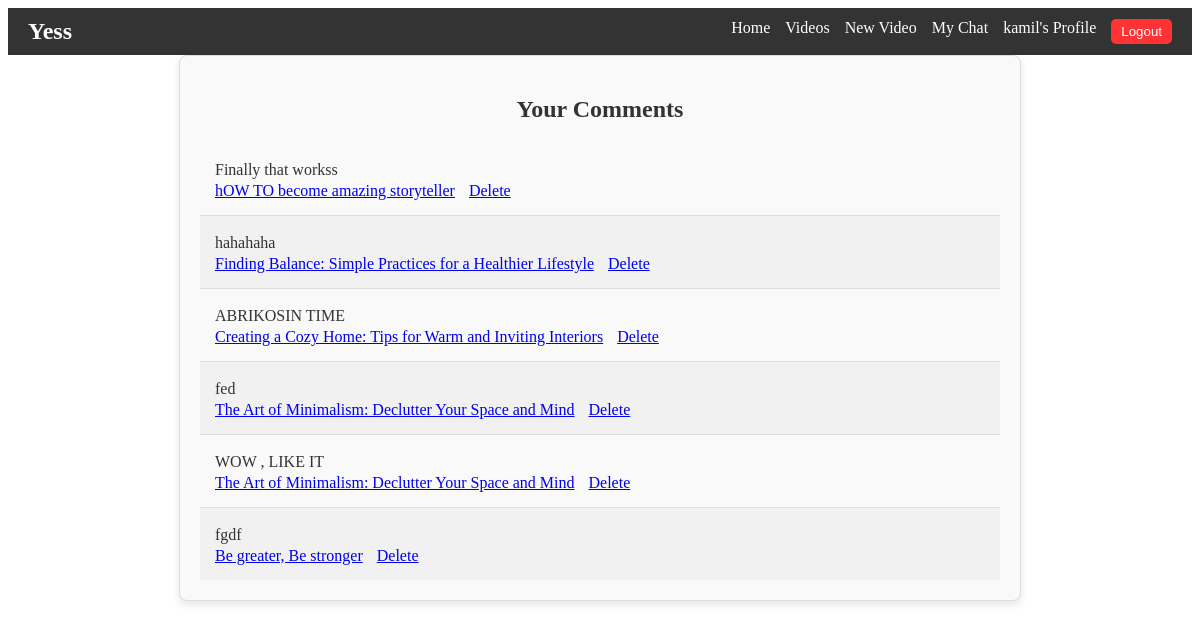
/all_your_comments/1/, run on the app's committed database.
### social_media/models.py (models this page shows, shortened)
class Comment(models.Model):
    video = models.ForeignKey(Video , on_delete= models.CASCADE , related_name='comment')
    text = models.TextField(max_length=1500 , null=True , blank=True)
    date_created = models.DateTimeField(auto_now_add=True)
    author = models.ForeignKey(User , on_delete=models.CASCADE)

class Video(models.Model):
    title = models.CharField(max_length=200 , db_index=True)
    caption = models.CharField(max_length=1500)
    img = models.ImageField(upload_to='product/video/%Y' , blank=True ,  max_length=500 , null=True)
    video = models.FileField()
    slug = models.SlugField(max_length=200, db_index=True , unique= True )
    author = models.ForeignKey(User , on_delete=models.CASCADE , related_name='videos')
    def get_absolute_url(self):
        return reverse('social_media:video_detail',
                        args=[self.id, self.slug])

### social_media/views.py (the view)
# urls.py: path('all_your_comments/<int:id>/' , views.all_your_comments , name='all_your_comments') ,
def all_your_comments(request , id):
    user = get_object_or_404(User , id = id)
    comment = Comment.objects.filter( author = user ).select_related('video')
    return render(request , 'social_media/all_your_comments.html' , {'comment' : comment ,  'user' : user })

### templates/social_media/all_your_comments.html
{% extends "social_media/base.html" %}
{% load static %}
{% block content %}
    <div class="comments-container">
        <h2>Your Comments</h2>
        {% for i in comment  %}
            <div class="comment-item">
                <p class="comment-text">{{ i.text }}</p>
                {% if i.video%}
                <a href="{{ i.video.get_absolute_url }}">{{ i.video.title }}</a>
                <a href="{% url 'social_media:del_comment' i.id%}" class="btn-fourth" >Delete</a>
                {%endif%}
            </div>
        {% endfor %}
    </div>
{% endblock %}

### templates/social_media/base.html (shortened to what this page needs)
{% load static %}
<!DOCTYPE html>
<html lang="en">
<head>
    <link rel="stylesheet" href="{% static 'social_media/base.css' %}">
</head>
<body>
    <nav class="navbar">
        <div class="navbar-brand">
            <h1>Yess</h1>
        </div>
        <ul class="navbar-links">
            <li><a href="{% url 'chat:home' %}">Home</a></li>
            <li><a href="{% url 'social_media:all_videos' %}">Videos</a></li>
            {% if user.is_authenticated %}
                <li><a href="{% url 'social_media:new_video' user.id %}" >New Video</a></li>
                <li><a href="{% url 'chat:room_list' %}">My Chat</a></li>
                <li><a href="{% url 'users:profile' user.username %}">{{ user.username }}'s Profile</a>
</li>
                <li class="logout-form">
                    <form method="post" action="{% url 'users:logout' %}">
                        <button type="submit">Logout</button>
                    </form>
                </li>
            {% else %}
                <li><a href="{% url 'users:register' %}">Register</a></li>
                <li><a href="{% url 'users:login' %}">Log in</a></li>
            {% endif %}
        </ul>
    </nav>
    {% block content %}
    {% endblock %}
</body>
</html>

### static/social_media/base.css (style rules this page uses)
.navbar { display: flex; justify-content: space-between; align-items: center; background-color: #333; color: #fff; padding: 10px 20px; }
.navbar-brand h1 { margin: 0; font-size: 24px; }
.navbar-links { list-style: none; display: flex; gap: 15px; margin: 0; padding: 0; }
.navbar-links li { display: inline; }
.navbar-links a { color: #fff; text-decoration: none; font-size: 16px; transition: color 0.3s; }
.logout-form { display: inline; }
.logout-form form { margin: 0; }
.logout-form button { background-color: #ff3333; color: #fff; border: none; padding: 5px 10px; border-radius: 5px; cursor: pointer; transition: background-color 0.3s; }
.btn-fourth { margin-top: 17px; margin-left: 10px; }
.comments-container { max-width: 800px; margin: 0 auto; padding: 20px; border: 1px solid #ddd; border-radius: 8px; background-color: #f9f9f9; box-shadow: 0 4px 8px rgba(0, 0, 0, 0.1); }
.comments-container h2 { margin-bottom: 20px; font-size: 24px; color: #333; text-align: center; }
.comment-item { padding: 15px; border-bottom: 1px solid #ddd; }
.comment-item:last-child { border-bottom: none; }
.comment-text { margin: 0; font-size: 16px; color: #333; line-height: 1.5; }
.comment-item:nth-child(odd) { background-color: #f1f1f1; }

### data on the page
Comment: text "Finally that workss", video "hOW TO become amazing storyteller"
Comment: text "hahahaha", video "Finding Balance: Simple Practices for a Healthier Lifestyle"
Comment: text "ABRIKOSIN TIME", video "Creating a Cozy Home: Tips for Warm and Inviting Interiors"
Comment: text "fed", video "The Art of Minimalism: Declutter Your Space and Mind"
Comment: text "WOW , LIKE IT", video "The Art of Minimalism: Declutter Your Space and Mind"
Comment: text "fgdf", video "Be greater, Be stronger"

### other printed values
{{ user.username }} "kamil"
